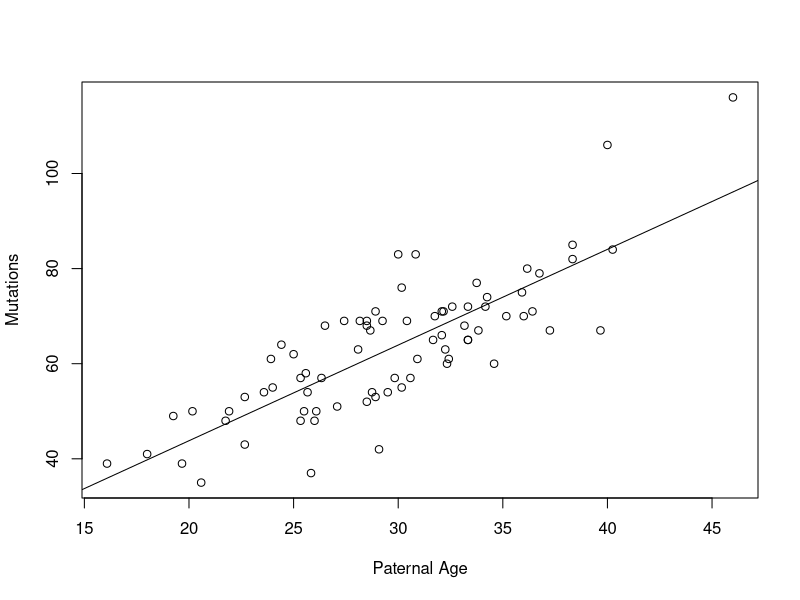
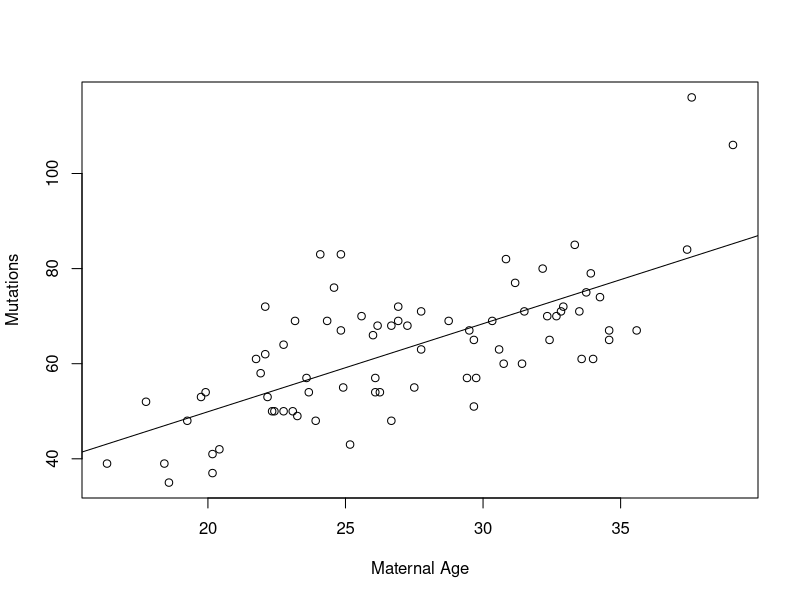

R code for these plots, in order:
#1

Kong = read.table("kong_mutation_data.txt", header = TRUE)
x.data <- Kong$PatAge
y.data <- Kong$Mutations
myfit <- lm(y.data ~ x.data) #best fil line calculation
plot(x.data,y.data, xlab = 'Paternal Age', ylab = 'Mutations')
abline(myfit) # best fit line generation
summary(myfit)

#2

Kong = read.table("kong_mutation_data.txt", header = TRUE)
x.data <- Kong$MatAge
y.data <- Kong$Mutations
myfit <- lm(y.data ~ x.data) #best fil line calculation
plot(x.data,y.data, xlab = 'Maternal Age', ylab = 'Mutations')
abline(myfit) # best fit line generation
summary(myfit)

# look at R squared in summary, it is the correlation value
#thus paternal age is more correlated to the number of mutations than maternal age
